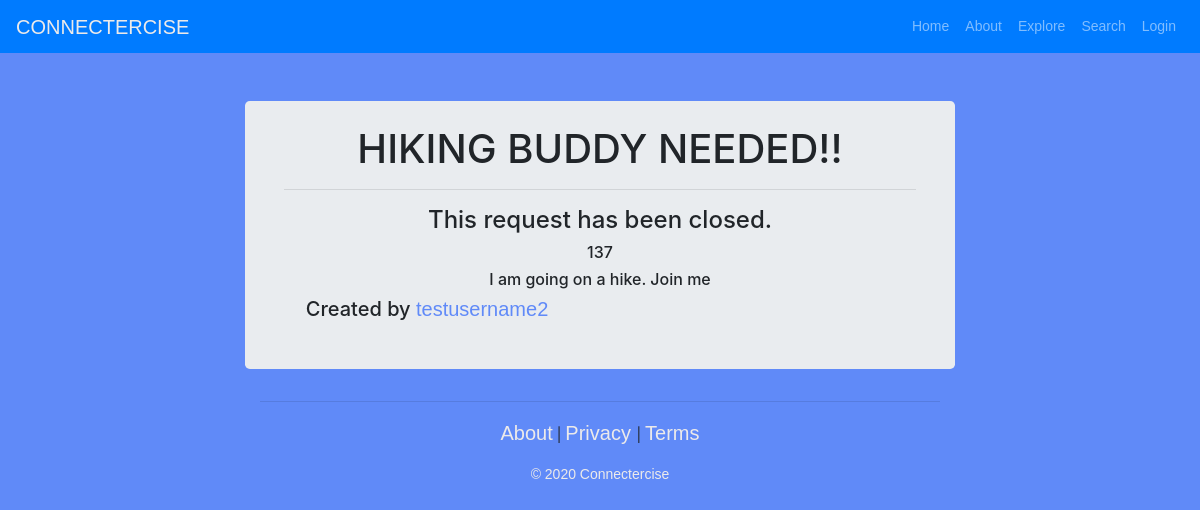
/sport/hiking/143301390201305423055419047893922335809, run on the app's committed database.
### connectercise/models.py (models this page shows, shortened)
class SportRequest(models.Model):
    sport = models.ForeignKey(Sport, on_delete=models.CASCADE)
    title = models.CharField(max_length=128)
    views = models.IntegerField(default=0)
    slug = models.SlugField(unique=True)
    request_id = models.CharField(max_length=128,primary_key=True)
    suggested_date = models.DateField(null=True, blank=True, help_text='MM/DD/YY (optional HH:MM)')
    location = models.CharField(max_length=512)
    creator = models.ForeignKey(User, on_delete=models.CASCADE)
    desc = models.CharField(max_length=1024)
    completed = models.BooleanField(default=False)
    picture = models.ImageField(upload_to='requests', blank=True)

### connectercise/views.py (the view, shortened to what this page needs)
# urls.py: path('sport/<slug:sport_name_slug>/<slug:request_name_slug>', views.show_request, name='show_request'),
def show_request(request, sport_name_slug, request_name_slug):
    context_dict = {}
    try:
        s_request = SportRequest.objects.get(slug=request_name_slug)
        SportRequest.objects.filter(slug=request_name_slug).update(views=s_request.views+1)
        context_dict['request'] = s_request
        comments = s_request.comments.filter(active=True)
        new_comment = None
        context_dict['comments'] = comments
    except SportRequest.DoesNotExist:
        context_dict['request'] = None
    return render(request, 'connectercise/request.html', context=context_dict)

### templates/connectercise/request.html (shortened to what this page needs)
{% extends 'connectercise/base.html' %}
{% load static %}
{% block body_block %}
    <div class="jumbotron p-4">
        <div class="container text-center">
        {% if request %}
             <h1 class="jumbotron-heading">{{ request.title }}</h1><hr>
        {% else %}
            The specified sporting request does not exist.
        {% endif %}
        </div>
    <ul>
    {% if request %}
        {% if request.completed %}
        <h4>This request has been closed.</h4>
        {% endif %}
        <h6> {{ request.views }}</h6>
        <h6>{{ request.desc }}</h6>
        <div class="row">
          <div class="col">
          <h5>Created by <a class="logo" href = "{% url 'connectercise:show_user' request.creator.username %}">{{ request.creator.username }}</a></h5>
          </div>
          <div class="col">
          </div>
        </div>
    </ul>
    {% else %}
        <strong>404</strong>
    {% endif %}
  </div>
{% endblock %}

### static/css/dashboard.css (style rules this page uses)
body { font-size: .875rem; background-color: #608AF8; }
a.logo { color: #608AF8; font-family: helvetica; font-size: 20px; text-decoration: none; }
a { color: #608AF8; font-family: helvetica; }
* { box-sizing: border-box; }

### static/css/scrolling-nav.css (style rules this page uses)
* { margin: 0; padding: 0; }

### data on the page
SportRequest: title "HIKING BUDDY NEEDED!!", views "137", desc "I am going on a hike. Join me", creator.username "testusername2"
